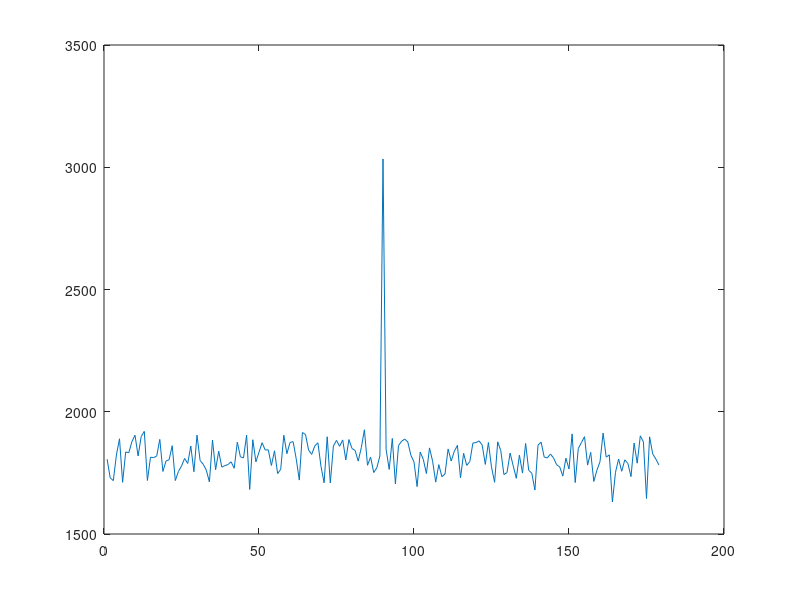

The MATLAB source for this figure:
clc;
clear all;
%% Initialize parameters
Fs=480000;
SoundVelocity=330;
MicDistance=0.05;
t=1:1/Fs:10;
AngleRange=179;
AngleOfRadiationDegree=90;
AngleOfRadiationRad=AngleOfRadiationDegree*pi/180;
f1=5;
f2=3500;
NumOfMicInRow=4;
NumOfMicInCol=1;
InputSignal=randn(1,numel(t));
%InputSignal=sin(2*pi*f2*t);
% figure(1)
% plot(InputSignal);

%% Signal generation
for i=1:NumOfMicInRow
    for j=1:NumOfMicInCol
        TempDelaySample=round(((i-1)*MicDistance*cos(AngleOfRadiationRad)/SoundVelocity+(j-1)*MicDistance*sin(AngleOfRadiationRad)/SoundVelocity)*Fs);
        TempInputSignal=circshift(InputSignal,TempDelaySample);
        RescivedSignal(i,j,1:numel(t))=TempInputSignal;
    end
end

%% Delay computing...
for Angle=1:AngleRange
    AngleR=Angle*pi/180;
    for i=1:NumOfMicInRow
        for j=1:NumOfMicInCol 
            AngleMicDelay(i,j,Angle)=round(Fs*(((i-1)*MicDistance*cos(AngleR)+(j-1)*MicDistance*sin(AngleR))/SoundVelocity));
        end
    end
end

%% Signal correction
Win1=2000;
Win2=1750;
for Angle=1:AngleRange
    SumOfSignals=zeros(1,Win2);
    for i=1:NumOfMicInRow
        for j=1:NumOfMicInCol
            for k=1:Win1
                TempSignal(k)=RescivedSignal(i,j,k);
            end
            CorrectSignal=circshift(TempSignal,-AngleMicDelay(i,j,Angle));
            Signal(1:Win2)=awgn(CorrectSignal(1:Win2),-5);
            SumOfSignals=Signal+SumOfSignals;
        end
    end
    SignalAverage=SumOfSignals/(NumOfMicInCol*NumOfMicInRow);
    SignalPower(Angle)=dot(SignalAverage,SignalAverage);
end

%% Finding angle
for i=1:AngleRange
    if max(SignalPower)==SignalPower(i)
        disp(i);
    end
end
figure(2)
plot(SignalPower);
